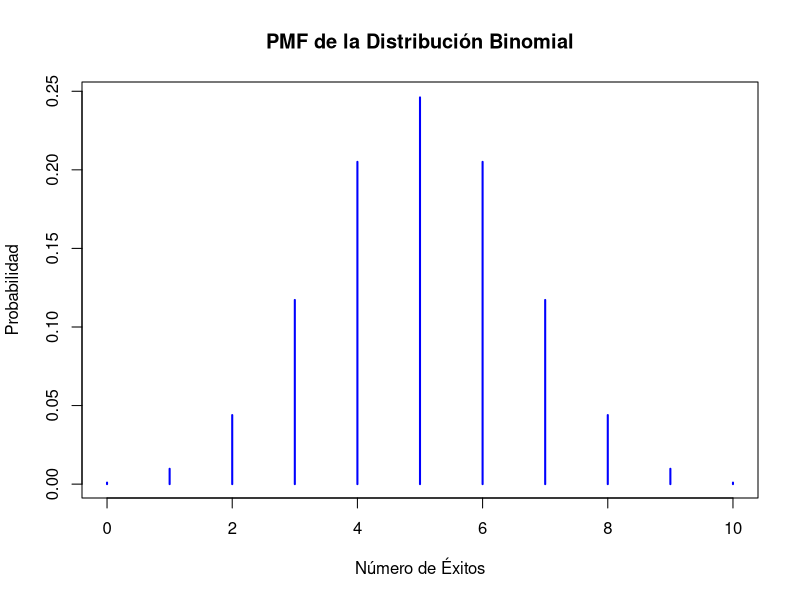
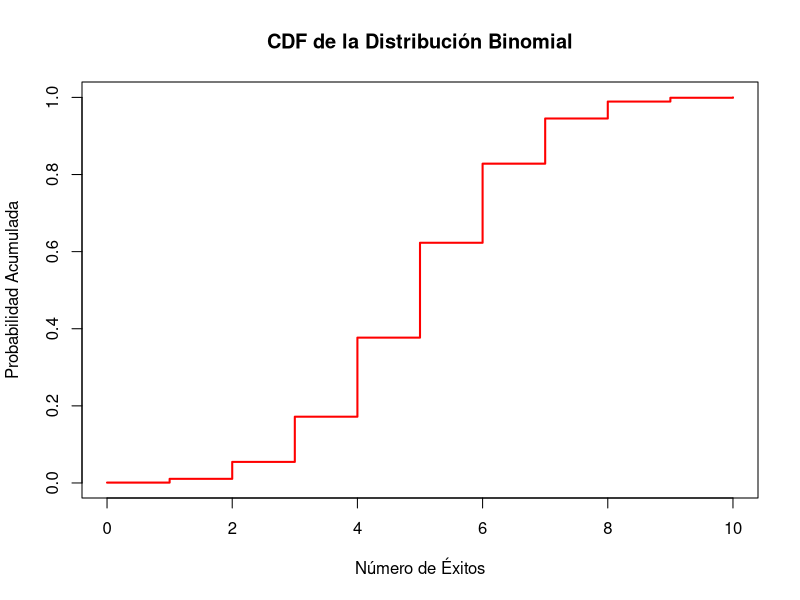
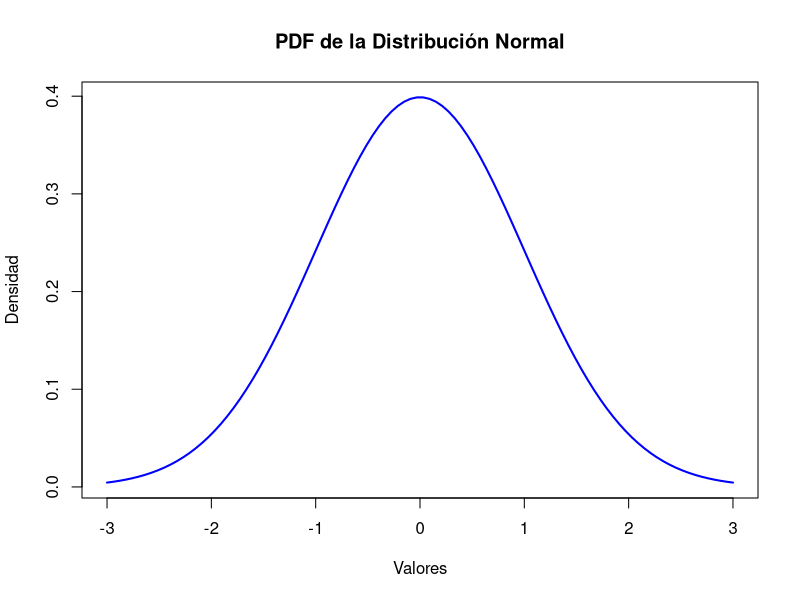
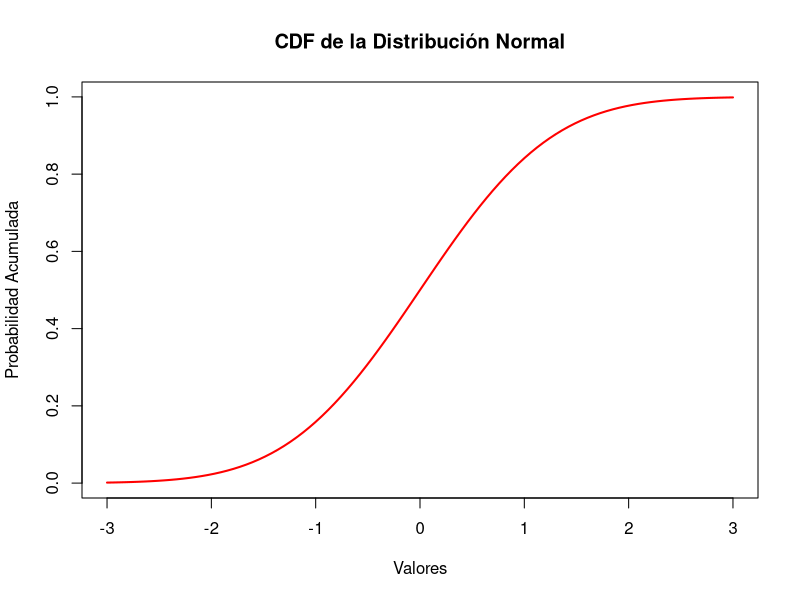
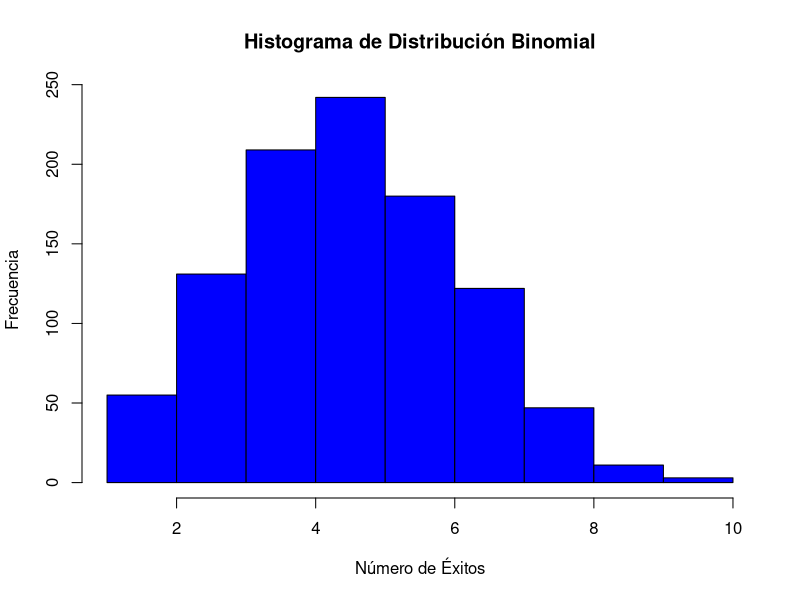
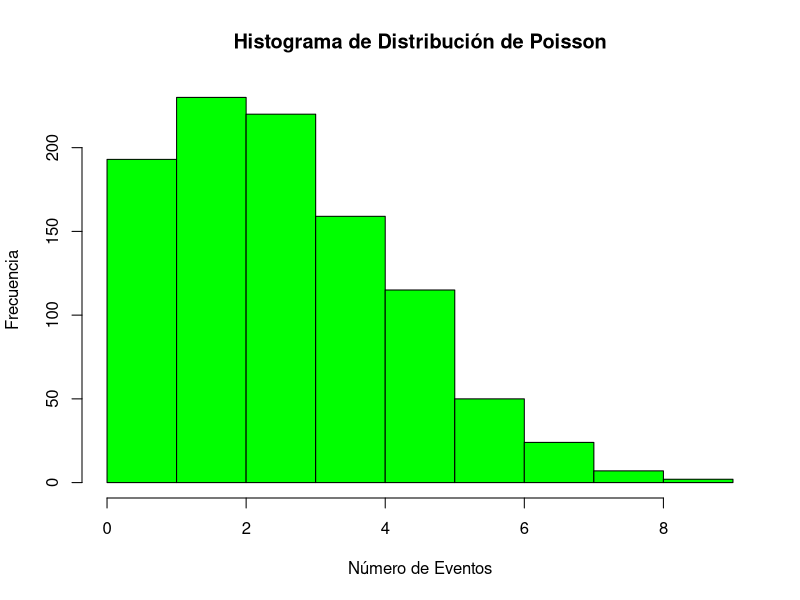
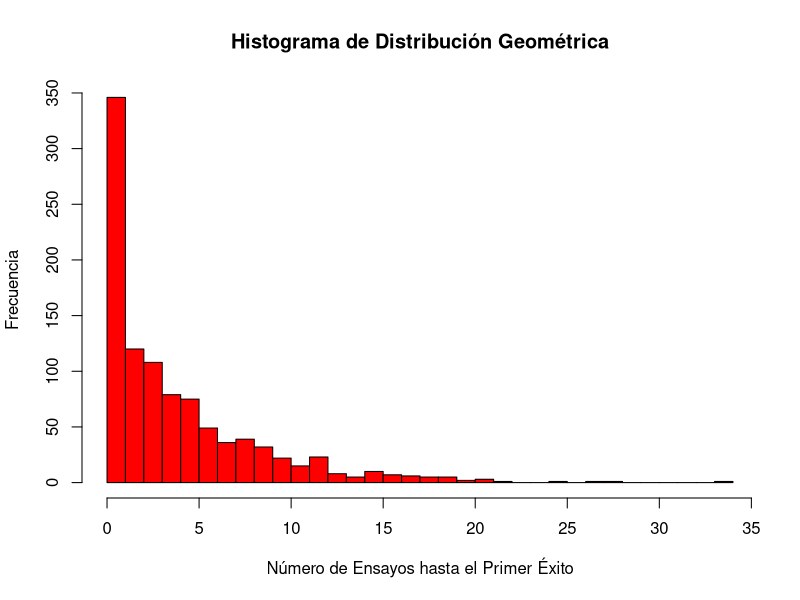
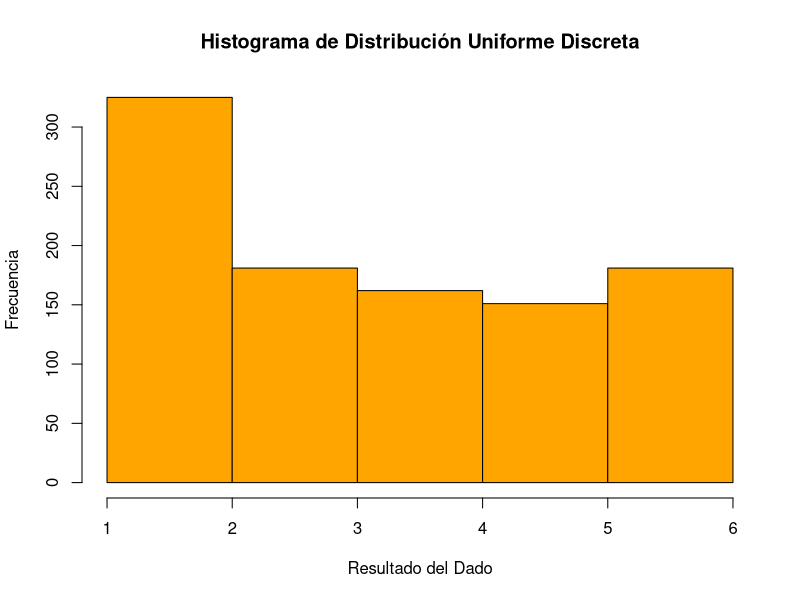

The R script that drew these images, in order:
## ---- chunk 1
knitr::opts_chunk$set(echo = TRUE)
## ---- chunk 2
# Parámetros para la distribución binomial
n_binomial <- 10
p_binomial <- 0.5

# Crear valores para x y calcular PMF
x_binomial <- 0:n_binomial
pmf_binomial <- dbinom(x_binomial, size = n_binomial, prob = p_binomial)

# Gráfico de la PMF
plot(x_binomial, pmf_binomial, type = "h", lwd = 2, col = "blue",
     main = "PMF de la Distribución Binomial",
     xlab = "Número de Éxitos",
     ylab = "Probabilidad")

## ---- chunk 3
# Calcular CDF
cdf_binomial <- pbinom(x_binomial, size = n_binomial, prob = p_binomial)

# Gráfico de la CDF
plot(x_binomial, cdf_binomial, type = "s", lwd = 2, col = "red",
     main = "CDF de la Distribución Binomial",
     xlab = "Número de Éxitos",
     ylab = "Probabilidad Acumulada")

## ---- chunk 4
# Parámetros para la distribución normal
mu_normal <- 0
sigma_normal <- 1

# Crear valores para x y calcular PDF
x_normal <- seq(-3, 3, length.out = 100)
pdf_normal <- dnorm(x_normal, mean = mu_normal, sd = sigma_normal)

# Gráfico de la PDF
plot(x_normal, pdf_normal, type = "l", lwd = 2, col = "blue",
     main = "PDF de la Distribución Normal",
     xlab = "Valores",
     ylab = "Densidad")

## ---- chunk 5
# Calcular CDF
cdf_normal <- pnorm(x_normal, mean = mu_normal, sd = sigma_normal)

# Gráfico de la CDF
plot(x_normal, cdf_normal, type = "l", lwd = 2, col = "red",
     main = "CDF de la Distribución Normal",
     xlab = "Valores",
     ylab = "Probabilidad Acumulada")

## ---- chunk 6
# Generar datos binomiales
n_binomial <- 10
p_binomial <- 0.5
datos_binomial <- rbinom(1000, n_binomial, p_binomial)

# Crear un histograma
hist(datos_binomial, main = "Histograma de Distribución Binomial", xlab = "Número de Éxitos", ylab = "Frecuencia", col = "blue", breaks = n_binomial+1)

## ---- chunk 7
# Generar datos de Poisson
lambda_poisson <- 3
datos_poisson <- rpois(1000, lambda_poisson)

# Crear un histograma
hist(datos_poisson, main = "Histograma de Distribución de Poisson", xlab = "Número de Eventos", ylab = "Frecuencia", col = "green", breaks = max(datos_poisson)+1)

## ---- chunk 8
# Generar datos geométricos
p_geometric <- 0.2
datos_geometric <- rgeom(1000, p_geometric)

# Crear un histograma
hist(datos_geometric, main = "Histograma de Distribución Geométrica", xlab = "Número de Ensayos hasta el Primer Éxito", ylab = "Frecuencia", col = "red", breaks = max(datos_geometric)+1)

## ---- chunk 9
# Lanzamiento de un dado (6 caras)
dados <- sample(1:6, 1000, replace = TRUE)

# Histograma
hist(dados, main = "Histograma de Distribución Uniforme Discreta", xlab = "Resultado del Dado", ylab = "Frecuencia", col = "orange", breaks = 6)

## ---- chunk 10
# Parámetros: 20 bolas rojas, 30 azules, sacamos 10
hipergeometrica <- rhyper(1000, 20, 30, 10)

# Histograma
hist(hipergeometrica, main = "Histograma de Distribución Hipergeométrica", xlab = "Número de Bolas Rojas Obtenidas", ylab = "Frecuencia", col = "purple")

## ---- chunk 11
# Parámetros: 5 éxitos, probabilidad de cara 0.5
binomial_negativa <- rnbinom(1000, size = 5, prob = 0.5)

# Histograma
hist(binomial_negativa, main = "Histograma de Distribución Binomial Negativa", xlab = "Número de Lanzamientos Hasta 5 Caras", ylab = "Frecuencia", col = "green")

## ---- chunk 12
# Lanzamiento de moneda (0 = cruz, 1 = cara)
bernoulli <- rbinom(1000, size = 1, prob = 0.5)

# Histograma
hist(bernoulli, main = "Histograma de Distribución de Bernoulli", xlab = "Resultado", ylab = "Frecuencia", col = "blue", breaks = 2)

## ---- chunk 13
# Generar datos de una distribución normal
datos_normales <- rnorm(1000, mean = 0, sd = 1)

# Histograma
hist(datos_normales, main = "Histograma de la Distribución Normal", xlab = "Valores", ylab = "Frecuencia", col = "lightblue", border = "darkblue")


## ---- chunk 14
# Generar datos de una distribución exponencial
datos_exponenciales <- rexp(1000, rate = 1)

# Histograma con mejor formato
hist(datos_exponenciales, main = "Histograma de la Distribución Exponencial", xlab = "Valores", ylab = "Frecuencia", col = "lightgreen", border = "darkgreen")


## ---- chunk 15
# Generar datos de una distribución de Weibull
datos_weibull <- rweibull(1000, shape = 1.5, scale = 1)

# Histograma 
hist(datos_weibull, main = "Histograma de la Distribución de Weibull", xlab = "Valores", ylab = "Frecuencia", col = "lightpink", border = "darkred")

## ---- chunk 16
# Generar datos de una distribución log-normal
datos_lognormales <- rlnorm(1000, meanlog = 0, sdlog = 1)

# Histograma
hist(datos_lognormales, main = "Histograma de la Distribución Log-Normal", xlab = "Valores", ylab = "Frecuencia", col = "lightyellow", border = "darkorange")

